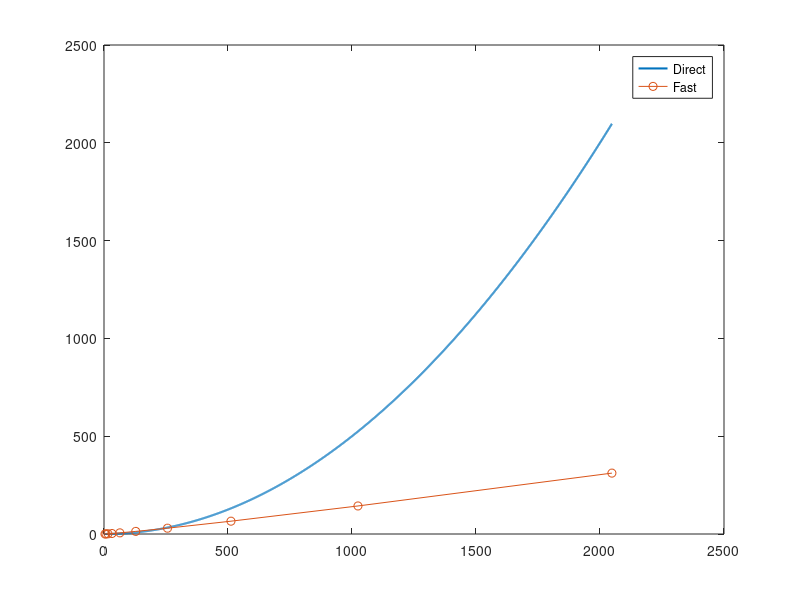

The MATLAB script that drew this image: (Note: this script raises an error after producing the figure.)
function fig4_16

% FIGURE 4.16: Computational effort for fast linear cross-Ccrrelation 

clear
clc
fprintf('Figure 4.16: Computational effort for fast linear cross-correlation\n\n')

% Compute curves

m = 11;
L = 2 : 2^m;
n_dir = L.^2/2 + 1;
i = 2 : m;
k = 2.^i;
n_fast = 12*k.*log(2*k)/log(2) + 8*k + 4;

% Plot them

figure
h = plot (L,n_dir/1000,k,n_fast/1000,'-o');
set (h(1),'LineWidth',1.5)
legend ('Direct','Fast')
f_labels ('Computational effort for linear cross-correlation','\it{L}','FLOPs/1000')
f_wait
